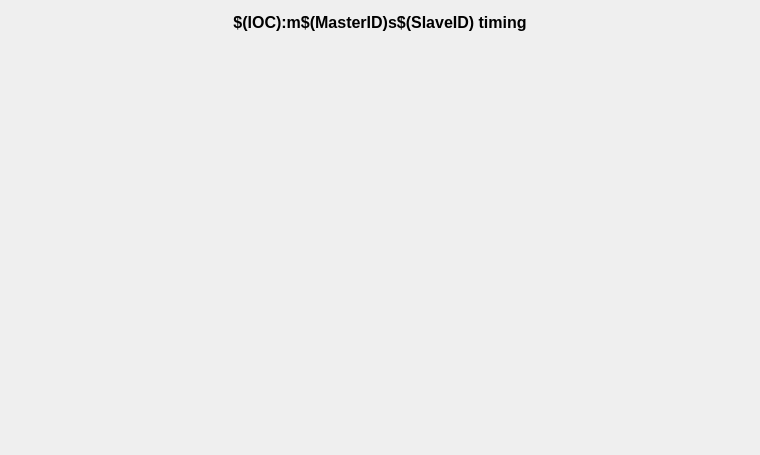
<?xml version="1.0" encoding="UTF-8"?>
<ui version="4.0">
 <class>Form</class>
 <widget class="QWidget" name="Form">
  <property name="geometry"><rect><x>0</x><y>0</y><width>760</width><height>455</height></rect></property>
  <property name="windowTitle"><string>EtherCAT slave timing</string></property>
  <layout class="QVBoxLayout" name="verticalLayout">
   <item><widget class="caLabel" name="titleLabel">
    <property name="font"><font><pointsize>12</pointsize><weight>75</weight><bold>true</bold></font></property>
    <property name="text"><string>$(IOC):m$(MasterID)s$(SlaveID) timing</string></property>
    <property name="alignment"><set>Qt::AlignCenter</set></property>
   </widget></item>
   <item><layout class="QHBoxLayout" name="endpointLayout">
    <item><widget class="caInclude" name="inputTiming">
     <property name="minimumSize"><size><width>355</width><height>405</height></size></property>
     <property name="macro"><string>IOC=$(IOC),MasterID=$(MasterID),SlaveID=$(SlaveID),DIR=In</string></property>
     <property name="filename" stdset="0"><string notr="true">ecmcEcTimingEndpoint.ui</string></property>
    </widget></item>
    <item><widget class="caInclude" name="outputTiming">
     <property name="minimumSize"><size><width>355</width><height>405</height></size></property>
     <property name="macro"><string>IOC=$(IOC),MasterID=$(MasterID),SlaveID=$(SlaveID),DIR=Out</string></property>
     <property name="filename" stdset="0"><string notr="true">ecmcEcTimingEndpoint.ui</string></property>
    </widget></item>
   </layout></item>
  </layout>
 </widget>
 <customwidgets>
  <customwidget><class>caInclude</class><extends>QWidget</extends><header>caInclude</header></customwidget>
  <customwidget><class>caLabel</class><extends>QLabel</extends><header>caLabel</header></customwidget>
 </customwidgets>
 <resources/><connections/>
</ui>
